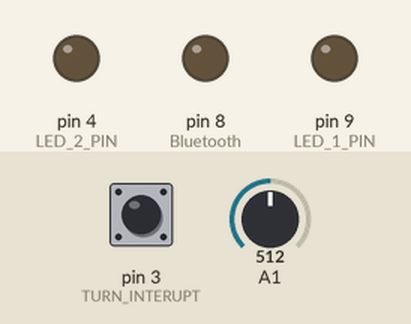
Bench run of a sketch on a simulated Arduino Uno, built with avr-gcc and run on an emulated ATmega328P. Shown: output pins drawn as LEDs (lit = HIGH). Dashed ring = blinking. The test bench sets the inputs (shaded band); at power-on: pin 3 (TURN_INTERUPT) LOW, A1 = 512.

Above: at 1.2 s.
1.3 s: pin 3 (TURN_INTERUPT) pulled HIGH for 0.15 s
At 3.1 s:
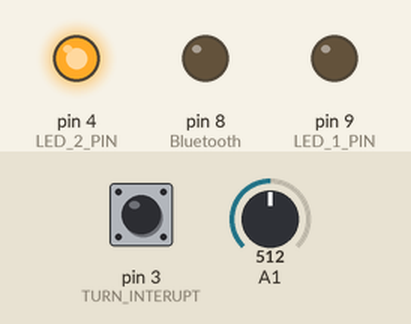
4.4 s: pin 3 (TURN_INTERUPT) pulled HIGH for 1 s
At 5.9 s:
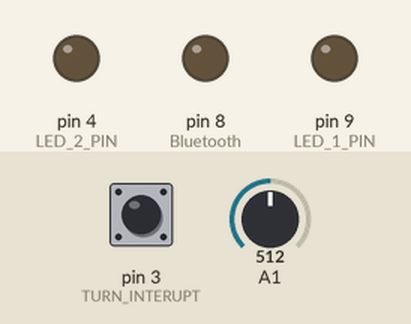
6.9 s: pin 3 (TURN_INTERUPT) pulled HIGH for 3.2 s
At 8.7 s:
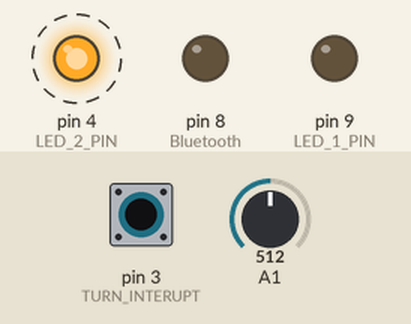
Timing chart, 0 to 19.1 s (numbered marks = the images above; inputs shaded):
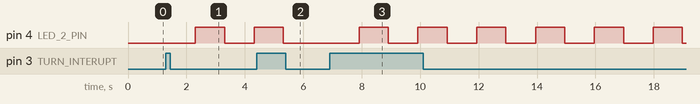

Measured:
- after the input at 1.3 s, pin 4 (LED_2_PIN): LOW → HIGH after 1.0 s, → LOW 1.0 s later, → HIGH 1.0 s later
- after the input at 4.4 s, pin 4 (LED_2_PIN): goes on until 5.3 s, then stays LOW
- after the input at 6.9 s, pin 4 (LED_2_PIN): alternates HIGH for 1.0 s and LOW for 1.0 s, starting after 1.0 s

The sketch:

protoThreading.ino
```cpp
/*ProtoThreading file
 * Primary file for teh arduino program to control all periphals
 * Written by group
 *
 */

 //Pt library used for protothreading
#include <pt.h>

//Definations for pins
#define TURN_INTERUPT 3
#define LED_1_PIN 9
#define LED_2_PIN 4
#define BUTTON_PIN 5
#define BUTTON_PIN2 7
#define anag A1

//Pt pointers to be used
static struct pt pt1 , pt2,pt3 ;
//Interrupt triggers
volatile byte leftTurnS = LOW;
volatile byte rightTurnS = LOW;

//Class is commented out for now, having difficulty with the message error without it being static - Will try again later - Kris

/*class BluetoothHandler{
  //public methods and properties
  public:
  bool connected;
  static String message;
  static char charac;

  static int list(struct pt *ptL){
  static unsigned long lastL=0;
  PT_BEGIN(ptL);
  while(1){
      lastL=millis();
      PT_WAIT_UNTIL(ptL,millis()-lastL>10);
  //  Serial.println("lol fuck youR");
   if(Serial.available()){
    Serial.println("Listening");
      lastL=millis();
      charac=Serial.read();
      message.concat(charac);
      Serial.println(charac);
      if(charac='#'){
        Serial.println(message);
        digitalWrite(8,HIGH);
        message="";
      }
    }
  }
  PT_END(ptL);
}


}; */

/* List Function
 * Listens to bluetooth connection and will concate characters into messages
 * '#' is temporarily used for breaklines
 * Scot feel free to mess with this function
 */
static int list(struct pt *ptL){
  String message;
  char charac;
  static unsigned long lastL=0;
  PT_BEGIN(ptL);
  while(1){
      lastL=millis();
      PT_WAIT_UNTIL(ptL,millis()-lastL>10);
  //  Serial.println("lol fuck youR");
   if(Serial.available()){
    Serial.println("Listening");
      lastL=millis();
      charac=Serial.read();
      message.concat(charac);
      Serial.println(charac);
      if(charac='#'){
        Serial.println(message);
        digitalWrite(8,HIGH);
        message="";
      }
    }
  }
  PT_END(ptL);
}// */

//Left Turn function to turn on the the left turn light, at a 1Hz frequency
static int leftTurn(struct pt *pt){
  static unsigned long lastTimeBlink=0;
  PT_BEGIN(pt);
  while(1){
      lastTimeBlink=millis();
      //10 msec delay to allow other threads to be run
      PT_WAIT_UNTIL(pt,millis()-lastTimeBlink>10);
  //  Serial.println("lol fuck you1");
   if(leftTurnS==HIGH && rightTurnS==LOW){
      lastTimeBlink=millis();
      Serial.println("Turning Left");
      PT_WAIT_UNTIL(pt,millis()-lastTimeBlink>1000);
      digitalWrite(LED_1_PIN,HIGH);
      lastTimeBlink=millis();
      PT_WAIT_UNTIL(pt,millis()-lastTimeBlink>1000);
      digitalWrite(LED_1_PIN,LOW);
    }
  }

  PT_END(pt);
}


static int rightTurn(struct pt *ptR){
  static unsigned long lastTimeBlinkR=0;
  PT_BEGIN(ptR);
  while(1){
      lastTimeBlinkR=millis();
      PT_WAIT_UNTIL(ptR,millis()-lastTimeBlinkR>10);
  //  Serial.println("lol fuck youR");
   if(rightTurnS==HIGH && leftTurnS == LOW){
    Serial.println("Turning Right");
      lastTimeBlinkR=millis();
      PT_WAIT_UNTIL(ptR,millis()-lastTimeBlinkR>1000);
      digitalWrite(LED_2_PIN,HIGH);
      lastTimeBlinkR=millis();
      PT_WAIT_UNTIL(ptR,millis()-lastTimeBlinkR>1000);
      digitalWrite(LED_2_PIN,LOW);
    }
  }

  PT_END(ptR);
}

static int count = 0;
static int Rcount = 0;
//BluetoothHandler handle;
void setup(){
 // put your setup code here, to run once:
 pinMode(LED_1_PIN,OUTPUT);
 pinMode(LED_2_PIN,OUTPUT);
 PT_INIT(&pt1);
 PT_INIT(&pt2);
 pinMode(BUTTON_PIN, INPUT);
 pinMode(8, OUTPUT); //Bluetooth
 pinMode(BUTTON_PIN2, INPUT);
 pinMode(TURN_INTERUPT,INPUT);
 attachInterrupt(digitalPinToInterrupt(TURN_INTERUPT), stateTurn, RISING);
 //attachInterrupt(digitalPinToInterrupt(BUTTON_PIN2), stateRightTurn, RISING);
}


void loop() {
  // put your main code here, to run repeatedly:
  leftTurn(&pt1);
  rightTurn(&pt2);
  //handle.list(&pt3);
  list(&pt3);

}


void stateTurn()
{
  int val = analogRead(A1);
  Serial.println(val);
  if(val>590){
    leftTurnS=!leftTurnS;
    rightTurnS=LOW;
  }else{
    rightTurnS=!rightTurnS;
    leftTurnS=LOW;
  }
}


void stateLeftTurn() {
  leftTurnS = !leftTurnS;
  Serial.println("I am in state change");
  count++;
  Serial.println(count);
}


void stateRightTurn() {
  rightTurnS = !rightTurnS;
  Serial.println("I am in right state change");
  Rcount++;
  Serial.println(Rcount);
}
```
